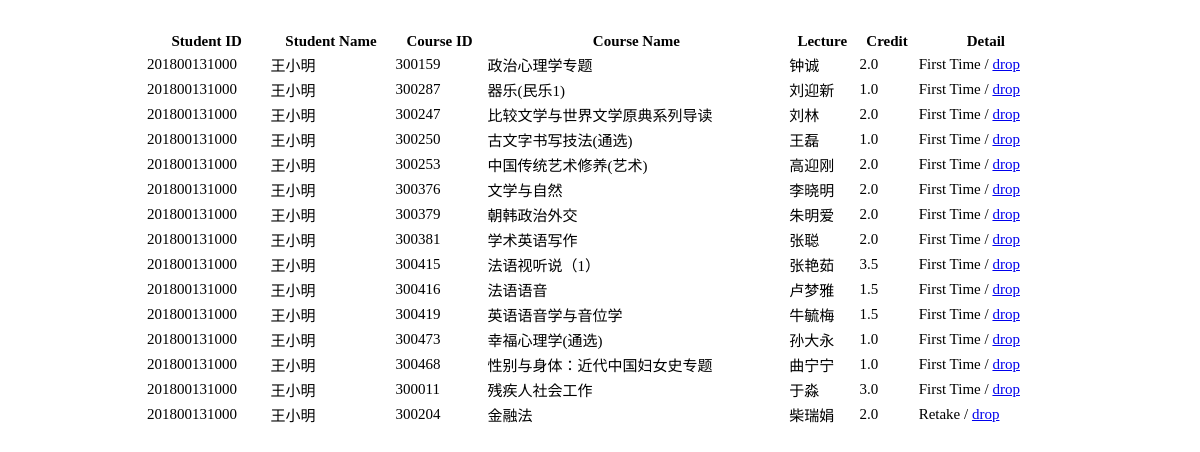
/admin/fun/getChoose.php, run on the app's committed database.
### tables this page shows
CREATE TABLE `student_course` (
  `sid` char(12) NOT NULL,
  `cid` char(6) NOT NULL,
  `score` int(3) DEFAULT NULL,
  `status` char(1) DEFAULT NULL
);

CREATE TABLE `student` (
  `sid` char(12) NOT NULL,
  `name` varchar(10) NOT NULL,
  `sex` char(1) NOT NULL,
  `age` varchar(3) DEFAULT NULL,
  `class` varchar(10) DEFAULT NULL,
  `idnum` char(18) DEFAULT NULL,
  `did` char(2) DEFAULT NULL,
  `email` char(30) DEFAULT NULL,
  `tel` char(11) DEFAULT NULL
);

CREATE TABLE `course` (
  `cid` char(6) DEFAULT NULL,
  `cname` varchar(15) DEFAULT NULL,
  `credit` decimal(2,1) DEFAULT NULL,
  `cadd` varchar(20) DEFAULT NULL,
  `did` char(2) DEFAULT NULL,
  `tname` varchar(15) DEFAULT NULL
);

### admin/fun/getChoose.php (the view, shortened to what this page needs)
<?php
require_once("../../config/database.php");
?>
<!DOCTYPE html>
<html lang="en">
<head>
    <link rel="stylesheet" type="text/css" href="../css/fun.css">
</head>
<body>
<table>
    <tr>
        <th>Student ID</th>
        <th>Student Name</th>
        <th>Course ID</th>
        <th>Course Name</th>
        <th>Lecture</th>
        <th>Credit</th>
        <th>Detail</th>
    </tr>
    <?php
    $com="select * from student natural join student_course as v1 left join course on v1.cid=course.cid where score is null  " ;
    $result=mysqli_query($db,$com);
    if($result){
        while($row=mysqli_fetch_object($result)){
            ?>
            <tr>
                <td><?php echo $row->sid ?></td>
                <td><?php echo $row->name ?></td>
                <td><?php echo $row->cid ?></td>
                <td><?php echo $row->cname ?></td>
                <td><?php echo $row->tname ?></td>
                <td><?php echo $row->credit ?></td>
                <td><?php if($row->status==0) echo("First Time"); else echo("Retake")?> /
                <a href="delCourse.php?cid=<?php echo $row->cid."&sid=".$row->sid; ?>">drop</a></td>
            </tr>
            <?php
        }
    }
    ?>
</table>
</body>
</html>

### admin/css/fun.css (style rules this page uses)
body { margin: 30px; }
table { width:80%; margin: 0 auto; font-size: 15px; }

### data on the page
student_course: sid.sid "201800131000", sid.name "王小明", cid.cid "300159", cid.cname "政治心理学专题", cid.tname "钟诚", cid.credit "2.0", status "First Time"
student_course: sid.sid "201800131000", sid.name "王小明", cid.cid "300287", cid.cname "器乐(民乐1)", cid.tname "刘迎新", cid.credit "1.0", status "First Time"
student_course: sid.sid "201800131000", sid.name "王小明", cid.cid "300247", cid.cname "比较文学与世界文学原典系列导读", cid.tname "刘林", cid.credit "2.0", status "First Time"
student_course: sid.sid "201800131000", sid.name "王小明", cid.cid "300250", cid.cname "古文字书写技法(通选)", cid.tname "王磊", cid.credit "1.0", status "First Time"
student_course: sid.sid "201800131000", sid.name "王小明", cid.cid "300253", cid.cname "中国传统艺术修养(艺术)", cid.tname "高迎刚", cid.credit "2.0", status "First Time"
student_course: sid.sid "201800131000", sid.name "王小明", cid.cid "300376", cid.cname "文学与自然", cid.tname "李晓明", cid.credit "2.0", status "First Time"
student_course: sid.sid "201800131000", sid.name "王小明", cid.cid "300379", cid.cname "朝韩政治外交", cid.tname "朱明爱", cid.credit "2.0", status "First Time"
student_course: sid.sid "201800131000", sid.name "王小明", cid.cid "300381", cid.cname "学术英语写作", cid.tname "张聪", cid.credit "2.0", status "First Time"
student_course: sid.sid "201800131000", sid.name "王小明", cid.cid "300415", cid.cname "法语视听说（1）", cid.tname "张艳茹", cid.credit "3.5", status "First Time"
student_course: sid.sid "201800131000", sid.name "王小明", cid.cid "300416", cid.cname "法语语音", cid.tname "卢梦雅", cid.credit "1.5", status "First Time"
student_course: sid.sid "201800131000", sid.name "王小明", cid.cid "300419", cid.cname "英语语音学与音位学", cid.tname "牛毓梅", cid.credit "1.5", status "First Time"
student_course: sid.sid "201800131000", sid.name "王小明", cid.cid "300473", cid.cname "幸福心理学(通选)", cid.tname "孙大永", cid.credit "1.0", status "First Time"
student_course: sid.sid "201800131000", sid.name "王小明", cid.cid "300468", cid.cname "性别与身体：近代中国妇女史专题", cid.tname "曲宁宁", cid.credit "1.0", status "First Time"
student_course: sid.sid "201800131000", sid.name "王小明", cid.cid "300011", cid.cname "残疾人社会工作", cid.tname "于淼", cid.credit "3.0", status "First Time"
student_course: sid.sid "201800131000", sid.name "王小明", cid.cid "300204", cid.cname "金融法", cid.tname "柴瑞娟", cid.credit "2.0", status "Retake"
